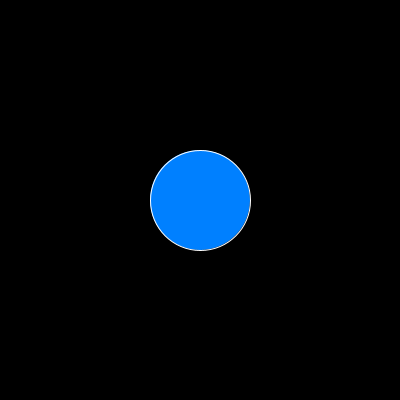
Frame 1 (no input)
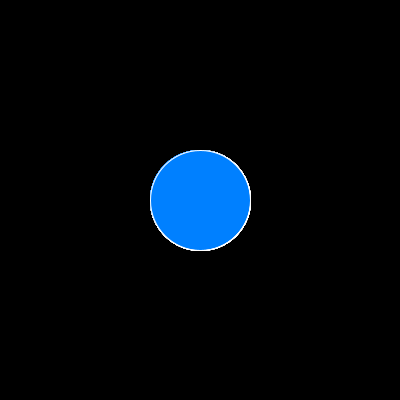
Frame 60 (the mouse pressed at the canvas centre just before this capture)
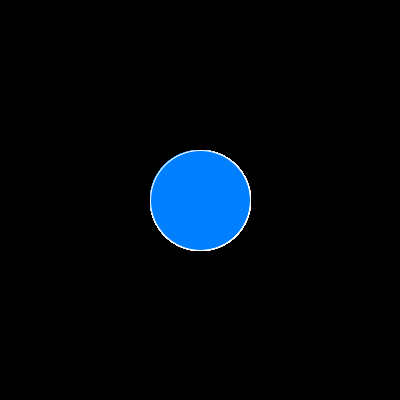
Frame 120 (the mouse held since frame 60 and released just before this capture)

The Processing sketch that drew these frames (run headless with seeded random() and noise(); from frame 60 on, the mouse is pressed at the canvas centre):

// Processing sketch: processing_84290
// ── processing_84290.pde

void setup()
{
  size(400,400);
  background(0,0,0);
}

void draw()
{
  drawEllipse();
}

void drawEllipse()
{
  stroke(255,255,255);
  fill(0,128,255);
  ellipse(200,200,100,100);  
}
